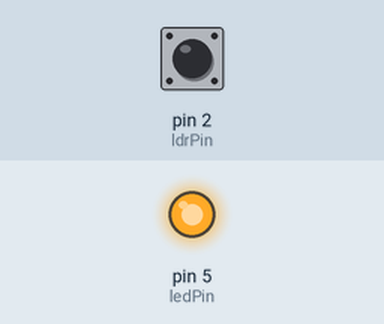
Bench run of a sketch on a simulated Arduino Uno, built with avr-gcc and run on an emulated ATmega328P. Shown: output pins drawn as LEDs (lit = HIGH). The test bench sets the inputs (shaded band); at power-on: pin 2 (ldrPin) HIGH.

Above: at 1.8 s.
1.9 s: pin 2 (ldrPin) pulled LOW for 0.6 s
At 2.25 s:
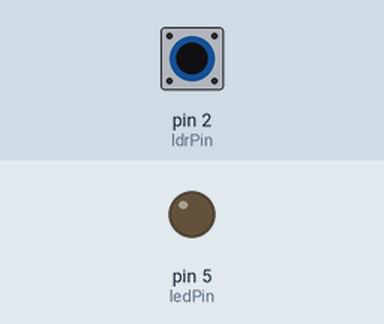
4.0 s: pin 2 (ldrPin) pulled LOW for 3.2 s
At 7.7 s:
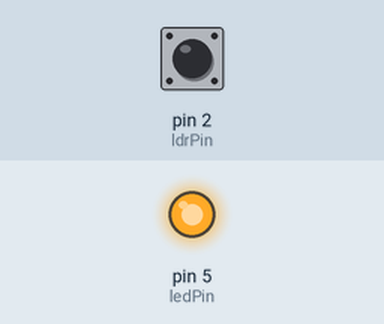
Timing chart, 0 to 9.2 s (numbered marks = the images above; inputs shaded):
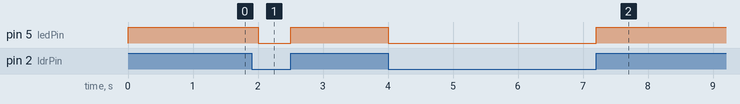

The sketch:

LDR_based_light_switching.ino
```cpp
const int ldrPin = 2;
const int ledPin = 5;

void setup() {
  pinMode(ldrPin, INPUT_PULLUP);
  pinMode(ledPin, OUTPUT);
}

void loop() {
  int ldrState = digitalRead(ldrPin);

  if (ldrState == LOW) {
     digitalWrite(ledPin, LOW);
  } else {

    digitalWrite(ledPin, HIGH);
    delay(500);
  }
}
```

Measured:
- after the input at 1.9 s, pin 5 (ledPin): HIGH → LOW after 0.10 s, → HIGH 0.50 s later
- after the input at 4.0 s, pin 5 (ledPin): HIGH → LOW at once, → HIGH 3.2 s later
